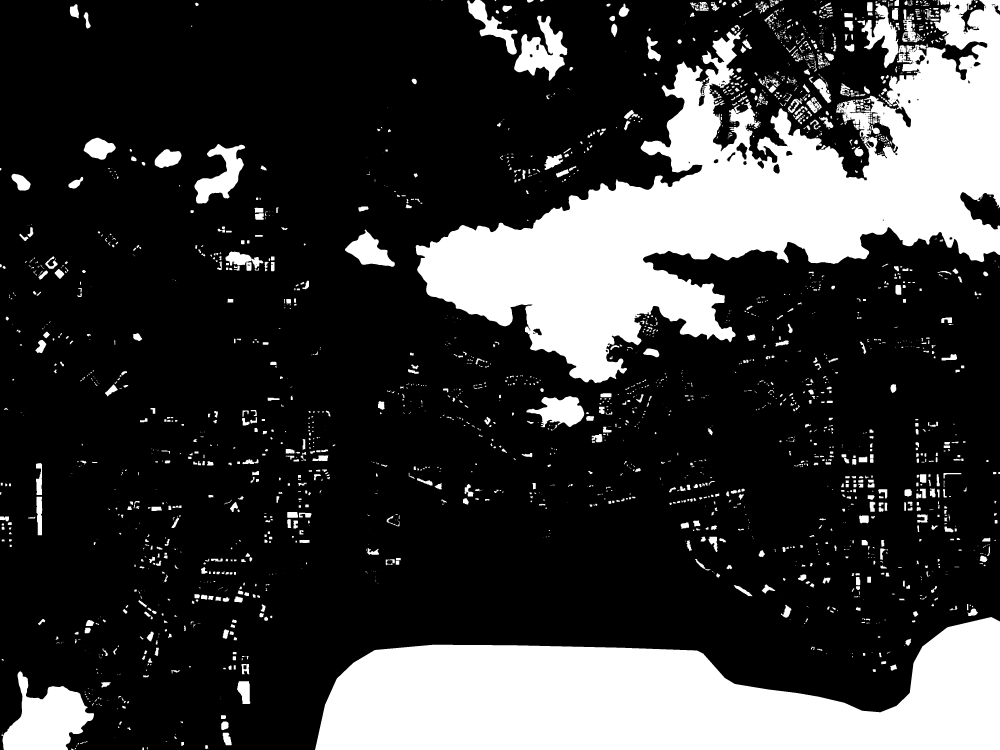
#> input picture data/image.png, 4000 x 3000 px, found by its file name (shown at 1/4 size)
$ python compare_first_move_matrix.py
#> lines starting #> are read from the running program, lines starting #| are printed output that depends on the picture; after the words box and inside, x2 and y2 are one past the last pixel; in counts of white or black regions, pixels touching at a corner belong together
### python_impl/generate_first_move_matrix.py
"""
Generate First Move Matrix for Pathfinding Training Data

This script generates a first move matrix given a map, start point, and goal point.
The first move matrix indicates the direction of the first move from each cell
to reach the goal, which can be used as training data for neural networks.
"""

import numpy as np
import cv2
import heapq
from typing import Tuple, List, Optional
from collections import deque


# Direction encoding matching C++ implementation from mapper.h
# C++ uses: dx[] = {-1, 0, 1, -1, 1, -1, 0, 1}
#           dy[] = {-1, -1, -1, 0, 0, 1, 1, 1}
# Direction encoding for 8-connected grid (matching C++)
DIRECTIONS_8 = [
    (-1, -1),  # 0: Northwest
    (0, -1),   # 1: North
    (1, -1),   # 2: Northeast
    (-1, 0),   # 3: West
    (1, 0),    # 4: East
    (-1, 1),   # 5: Southwest
    (0, 1),    # 6: South
    (1, 1),    # 7: Southeast
]

# Direction encoding for 4-connected grid (subset of 8-connected)
DIRECTIONS_4 = [
    (0, -1),   # 0: North (maps to C++ dir 1)
    (0, 1),    # 1: South (maps to C++ dir 6)
    (1, 0),    # 2: East (maps to C++ dir 4)
    (-1, 0),   # 3: West (maps to C++ dir 3)
]

OBSTACLE_VALUE = -1
UNREACHABLE_VALUE = -2


# [125 lines left out: function compute_first_move_matrix_dijkstra, not called in this run]


def compute_first_move_matrix_bfs(
    map_img: np.ndarray,
    goal: Tuple[int, int],
    use_8_connected: bool = False
) -> np.ndarray:
    """
    Compute first move matrix using BFS backwards from the goal.
    This is faster than Dijkstra for uniform-cost grids.

    Args:
        map_img: 2D numpy array where 0=free, >200=obstacle (or binary: 0=free, 1=obstacle)
        goal: (x, y) goal position in pixel coordinates
        use_8_connected: If True, use 8-connected grid, else 4-connected

    Returns:
        2D numpy array of first move directions
    """
    height, width = map_img.shape
    directions = DIRECTIONS_8 if use_8_connected else DIRECTIONS_4

    # Initialize first move matrix
    first_move_matrix = np.full((height, width), UNREACHABLE_VALUE, dtype=np.int32)

    # Mark obstacles
    obstacle_mask = (map_img > 200) if map_img.max() > 1 else (map_img == 1)
    first_move_matrix[obstacle_mask] = OBSTACLE_VALUE

    # Check if goal is valid
    goal_y, goal_x = goal[1], goal[0]  # Note: goal is (x, y), but array is (y, x)
    if goal_x < 0 or goal_x >= width or goal_y < 0 or goal_y >= height:
        return first_move_matrix
    if obstacle_mask[goal_y, goal_x]:
        return first_move_matrix

    # BFS backwards from goal
    queue = deque([(goal_y, goal_x)])
    visited = np.zeros((height, width), dtype=bool)
    visited[goal_y, goal_x] = True

    # For goal cell, mark as 0 (arrived)
    first_move_matrix[goal_y, goal_x] = 0

    while queue:
        y, x = queue.popleft()

        # Explore neighbors
        for dir_idx, (dx, dy) in enumerate(directions):
            nx, ny = x + dx, y + dy

            # Check bounds
            if nx < 0 or nx >= width or ny < 0 or ny >= height:
                continue

            # Check if obstacle
            if obstacle_mask[ny, nx]:
                continue

            # Check if already visited
            if visited[ny, nx]:
                continue

            # Mark as visited and set first move direction
            visited[ny, nx] = True
            first_move_matrix[ny, nx] = dir_idx
            queue.append((ny, nx))

    return first_move_matrix


# [108 lines left out: functions visualize_first_move_matrix, generate_training_sample, not called in this run]


# Example usage
# [78 lines that do not run on import are left out]

### python_impl/compare_first_move_matrix.py
"""
Compare First Move Matrix implementations:
- Python implementation (generate_first_move_matrix.py)
- C++ implementation (FirstMoveCompression)

This script compares the results from both implementations to ensure they match.
"""

import numpy as np
import cv2
import subprocess
import os
import sys
import tempfile
from typing import Tuple, Optional
from generate_first_move_matrix import (
    compute_first_move_matrix_bfs,
    compute_first_move_matrix_dijkstra,
    OBSTACLE_VALUE,
    UNREACHABLE_VALUE,
    DIRECTIONS_4,
    DIRECTIONS_8
)
import cpp_first_move_matrix


def convert_map_to_octile_format(map_img: np.ndarray, output_path: str):
    """
    Convert map image to octile format (.map file) for C++ code.

    Args:
        map_img: 2D numpy array where 0=free, >200 or 1=obstacle
        output_path: Path to save .map file
    """
    height, width = map_img.shape

    # Determine obstacle threshold
    obstacle_mask = (map_img > 200) if map_img.max() > 1 else (map_img == 1)

    with open(output_path, 'w') as f:
        f.write("type octile\n")
        f.write(f"height {height}\n")
        f.write(f"width {width}\n")
        f.write("map\n")

        for y in range(height):
            for x in range(width):
                if obstacle_mask[y, x]:
                    f.write("@")  # Obstacle
                else:
                    f.write(".")  # Free
            f.write("\n")


# [135 lines left out: functions extract_cpp_first_move_matrix, compare_first_move_matrices, not called in this run]


def main():
    """Main comparison function."""
    import argparse

    parser = argparse.ArgumentParser(description='Compare first move matrix implementations')
    parser.add_argument('--map', type=str, default='data/image.png',
                        help='Path to map image file')
    parser.add_argument('--goal', type=int, nargs=2, default=None,
                        help='Goal position (x y). If not provided, uses center of map.')
    parser.add_argument('--use-8-connected', action='store_true',
                        help='Use 8-connected grid instead of 4-connected')
    parser.add_argument('--use-dijkstra', action='store_true',
                        help='Use Dijkstra instead of BFS')
    parser.add_argument('--cpp-binary', type=str, default=None,
                        help='Path to C++ binary')
    parser.add_argument('--output', type=str, default='first_move_comparison_results.json',
                        help='Output file for comparison results')

    args = parser.parse_args()

    # Load map
    print(f"Loading map from {args.map}...")
    map_img = cv2.imread(args.map, cv2.IMREAD_GRAYSCALE)
#> map_img: shape (3000, 4000); 22.8% white; 2381 white regions (800 under 20 px), largest, box (x1, y1, x2, y2) and area: (1663, 0, 4000, 1532) 1328504, (1260, 2468, 4000, 3000) 965800, (5, 2685, 376, 3000) 64259
    if map_img is None:
        print(f"Error: Could not load map from {args.map}")
        return 1

    # Resize if needed (for consistency with other scripts)
    if map_img.shape[0] != 256 or map_img.shape[1] != 256:
        map_img = cv2.resize(map_img, (256, 256))
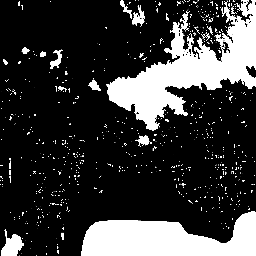
#> map_img: shape (256, 256); min 0, max 255, mean 58
        print(f"Resized map to 256x256")

    height, width = map_img.shape
#> height = 256; width = 256
    print(f"Map size: {width}x{height}")
#| Map size: 256x256

    # Determine goal
    if args.goal:
        goal = tuple(args.goal)
    else:
        goal = (3 * width // 4, 3 * height // 4)
#> goal = (192, 192)

    print(f"Goal position: {goal}")
#| Goal position: (192, 192)

    # Generate Python first move matrix
    print("\nGenerating Python first move matrix...")
    if args.use_dijkstra:
        python_matrix = compute_first_move_matrix_dijkstra(
            map_img, goal, args.use_8_connected
        )
    else:
        python_matrix = compute_first_move_matrix_bfs(
            map_img, goal, args.use_8_connected
        )
#> in compute_first_move_matrix_bfs, `obstacle_mask = (map_img > 200) if map_img.max() > 1 else (map_img == 1)`:
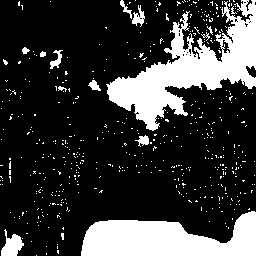
#> obstacle_mask: shape (256, 256) bool; 22.4% white; 501 white regions (488 under 20 px), largest, box (x1, y1, x2, y2) and area: (106, 0, 256, 131) 7347, (81, 211, 256, 256) 5273, (1, 229, 24, 256) 350
#> after the loop in compute_first_move_matrix_bfs, `while queue:`:
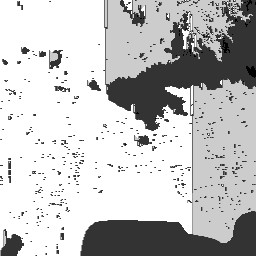
#> first_move_matrix: shape (256, 256) int32; min -2, max 3, mean 1.79; drawn with min black and max white
#> after the loop in compute_first_move_matrix_bfs, `while queue:`:
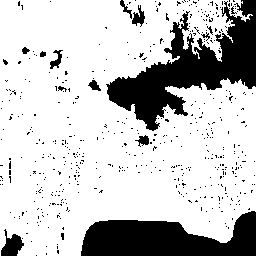
#> visited: shape (256, 256) bool; 77.2% white; 501 black regions (488 under 20 px), largest, box (x1, y1, x2, y2) and area: (106, 0, 256, 131) 7556, (81, 211, 256, 256) 5273, (1, 229, 24, 256) 350

    print("Python matrix generated.")

    # Try to extract C++ matrix
    print("\nAttempting to extract C++ first move matrix...")
    with tempfile.TemporaryDirectory() as tmpdir:
        map_file = os.path.join('./data', "map.map")
        print(f"Map file: {map_file}")

        convert_map_to_octile_format(map_img, map_file)

        matrix = cpp_first_move_matrix.extract_first_move_matrix(
            'tmp.', map_file, goal[0], goal[1]
        )
        if not isinstance(matrix, np.ndarray):
            matrix = np.array(matrix, dtype=np.int32)
        cpp_matrix = matrix

    # Compare
    print("\nComparing matrices...")
    comparison_results = compare_first_move_matrices(
        python_matrix, cpp_matrix, map_img, goal, args.use_8_connected
    )

    # Print results
    print("\n" + "="*60)
    print("COMPARISON RESULTS")
    print("="*60)
    print(f"Total cells: {comparison_results['total_cells']}")
    print(f"Obstacle cells: {comparison_results['obstacle_cells']}")
    print(f"Free cells: {comparison_results['free_cells']}")
    print("\nPython matrix statistics:")
    for key, value in comparison_results['python_stats'].items():
        print(f"  {key}: {value}")

    if comparison_results['cpp_available']:
        print("\nComparison with C++:")
        comp = comparison_results['comparison']
        print(f"  Valid matches: {comp['valid_matches']}/{comp['valid_cells']}")
        print(f"  Match rate: {comp['match_rate']*100:.2f}%")
        if comp['mismatches']:
            print(f"  Sample mismatches (showing {len(comp['mismatches'])} of {len(comp.get('all_mismatches', []))}):")
            for mm in comp['mismatches'][:5]:
                print(f"    Position {mm['position']}: Python={mm['python']}, C++={mm['cpp']}")
    else:
        print("\nC++ comparison: Not available (requires Python wrapper)")
        print("Note: To enable C++ comparison, create a Python wrapper")
        print("      using ctypes or pybind11 to interface with the C++ code.")

    # Save results
    import json

    # Convert numpy types to native Python types for JSON serialization
    # [14 lines left out: function convert_to_python_types, not called in this run]

    comparison_results_serializable = convert_to_python_types(comparison_results)

    with open(args.output, 'w') as f:
        json.dump(comparison_results_serializable, f, indent=2)
    print(f"\nResults saved to {args.output}")

    return 0


if __name__ == "__main__":
    sys.exit(main())
#> (the call stopped at in main, `matrix = cpp_first_move_matrix.extract_first_move_matrix( 'tmp.', map_..`: cpp_first_move_matrix is not available in this run)
